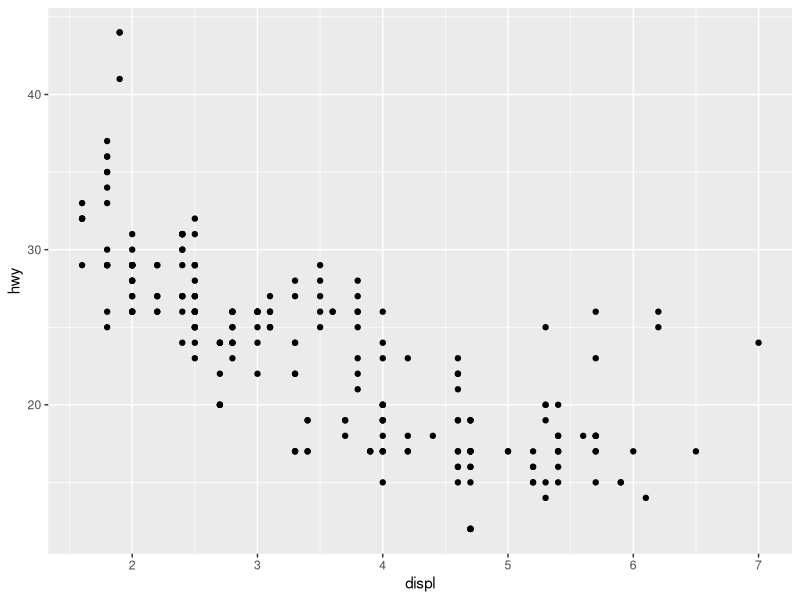
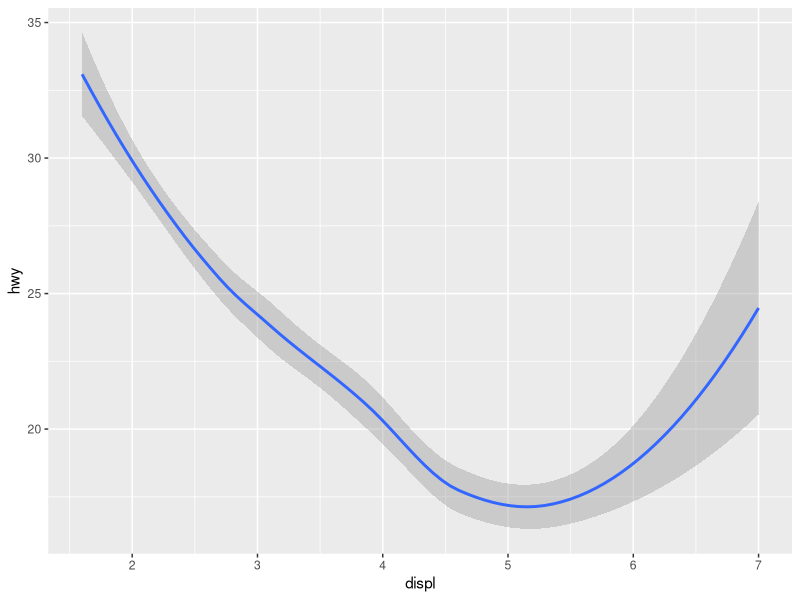
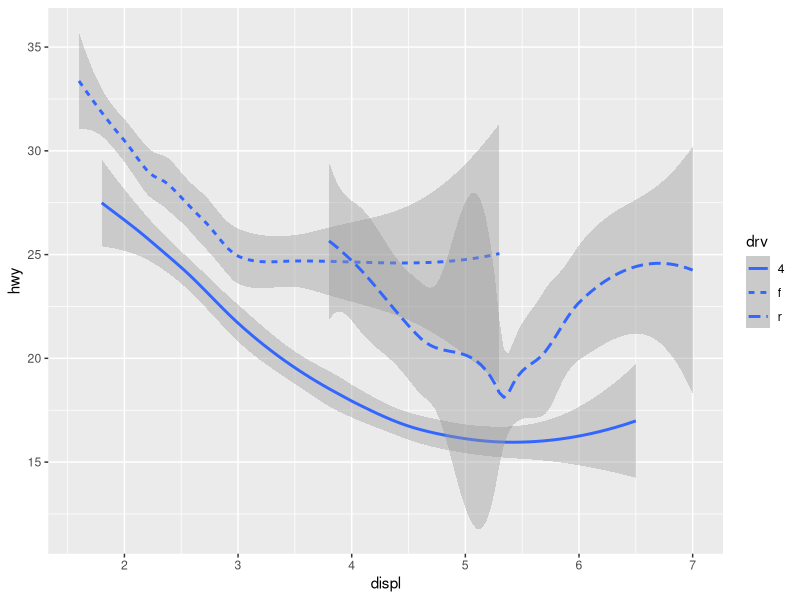
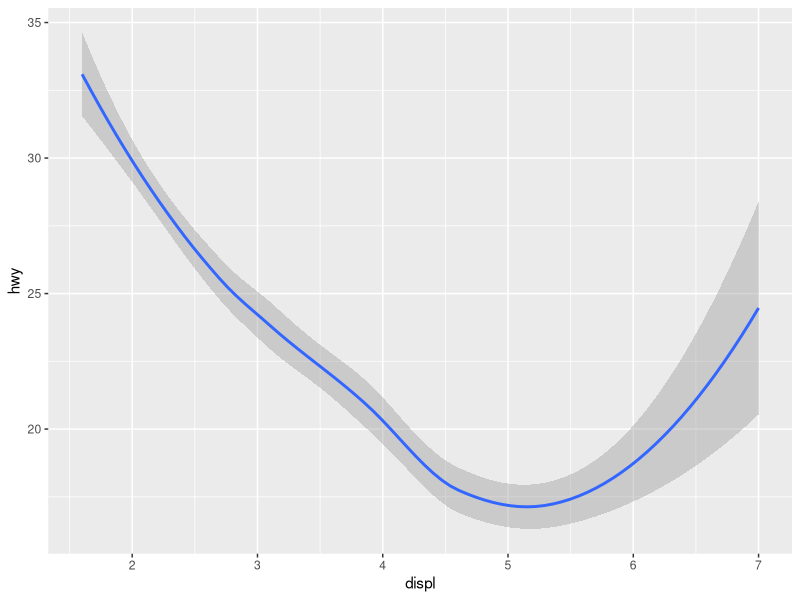
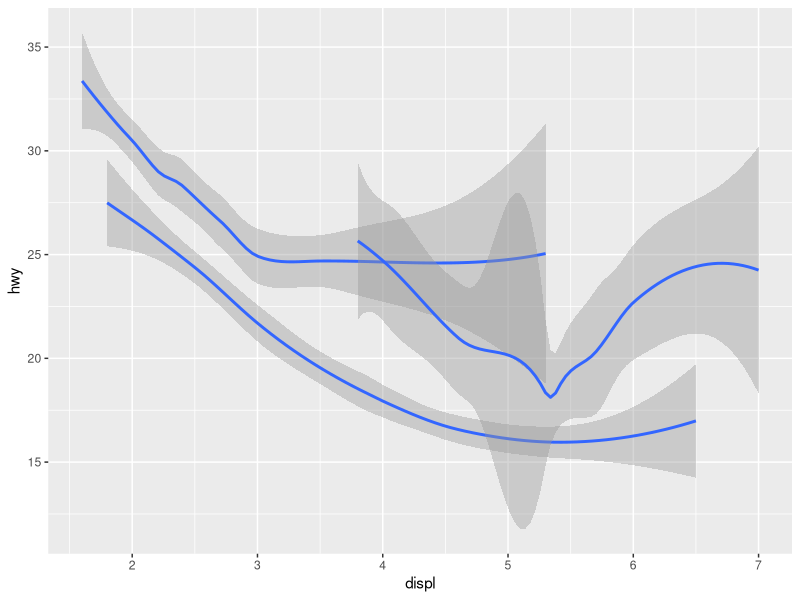
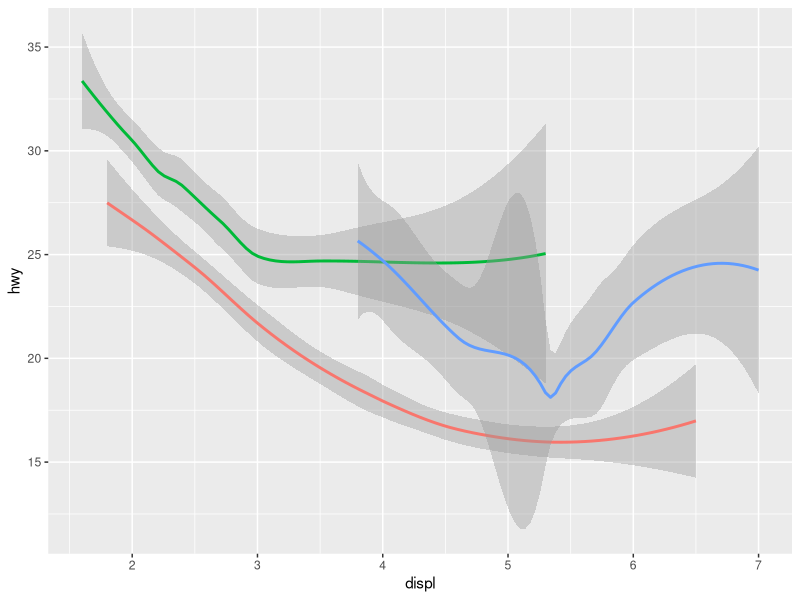
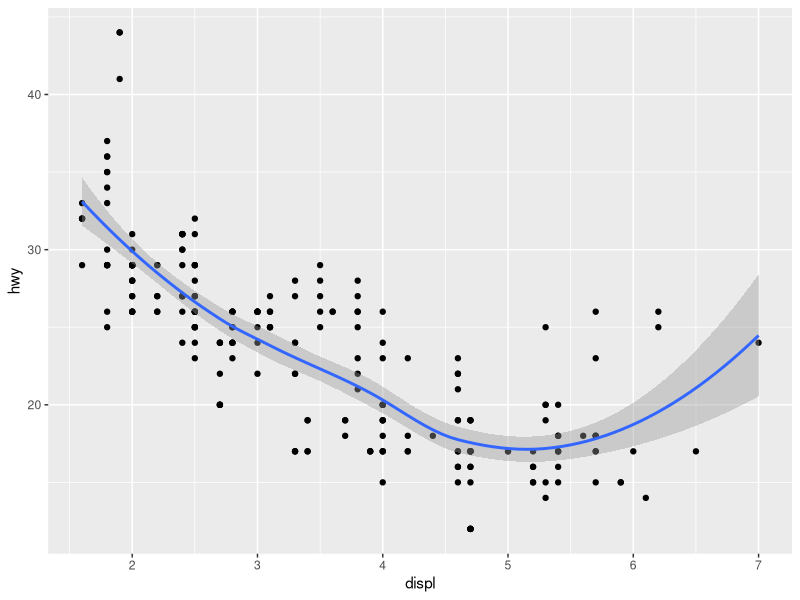
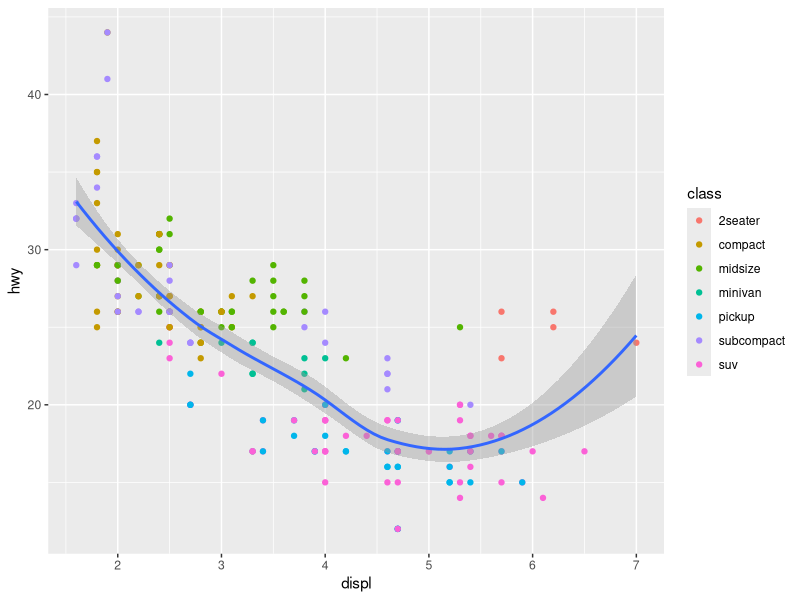

The R source for these figures, in order: (Note: this script raises an error after producing the figures.)
library(ggplot2)

ggplot(data = mpg) +
  geom_point(mapping = aes(x = displ, y = hwy))

ggplot(data = mpg) +
  geom_smooth(mapping = aes(x = displ, y = hwy))

ggplot(data = mpg) +
  geom_smooth(mapping = aes(x = displ, y = hwy, linetype = drv))

ggplot(data = mpg) +
  geom_smooth(mapping = aes(x = displ, y = hwy))

ggplot(data = mpg) +
  geom_smooth(mapping = aes(x = displ, y = hwy, group = drv))

ggplot(data = mpg) +
  geom_smooth(mapping = aes(x = displ, y = hwy, color = drv),
              show.legend = FALSE)

ggplot(data = mpg) +
  geom_point(mapping = aes(x = displ, y = hwy)) +
  geom_smooth(mapping = aes(x = displ, y = hwy))

ggplot(data = mpg, mapping = aes(x = displ, y = hwy)) +
  geom_point(mapping = aes(colour = class)) +
  geom_smooth()

ggplot(data = mpg, mapping = aes(x = displ, y = hwy)) +
  geom_point(mapping = aes(colour = class)) +
  geom_smooth(
    data = filter(mpg, class == "subcompact"),
    se = FALSE
  )

ggplot(data = mpg) +
  geom_point(mapping = aes(x = displ, y = hwy)) +
  facet_wrap(~ class, nrow = 2)

ggplot(data = mpg) +
  geom_point(mapping = aes(x = displ, y = hwy)) +
  facet_wrap(drv ~ cyl)

ggplot(data = diamonds) + 
  geom_bar(mapping = aes(x = cut, y = ..prop.., group = 1))

?stat_bin

ggplot(data = diamonds) + 
  geom_bar(mapping = aes(x = cut, color = cut))

ggplot(data = diamonds) + 
  geom_bar(mapping = aes(x = cut, fill = cut))

ggplot(data = diamonds) + 
  geom_bar(mapping = aes(x = cut, fill = clarity))

ggplot(data = diamonds) + 
  geom_bar(mapping = aes(x = cut, fill = clarity),
           position = "fill")

ggplot(data = diamonds) + 
  geom_bar(mapping = aes(x = cut, fill = clarity),
           position = "dodge")

ggplot(data = mpg, mapping = aes(x = class, y = hwy)) + 
  geom_boxplot()

ggplot(data = mpg, mapping = aes(x = class, y = hwy)) + 
  geom_boxplot() + 
  coord_flip()

# Alt + minus sign will automatically add " <- " with the spaces too

# assign and print
(y <- 1)
